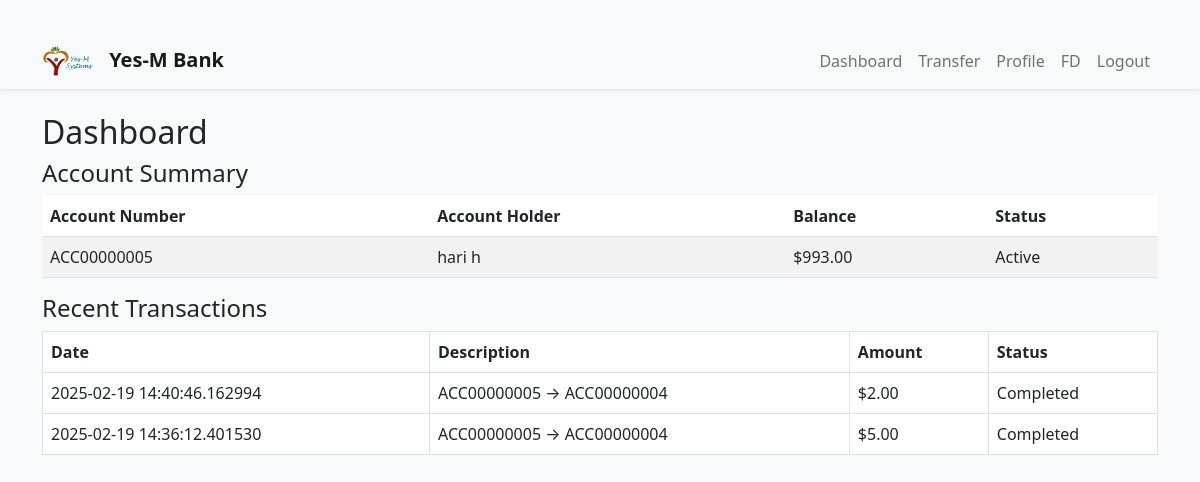
The app's page /dashboard (signed in) with its own data.
### app/models.py (models this page shows)
class Account(db.Model):
    id = db.Column(db.Integer, primary_key=True)
    account_number = db.Column(db.String(20), unique=True, nullable=False)
    balance = db.Column(db.Float, default=0.0)
    user_id = db.Column(db.Integer, db.ForeignKey('user.id'), nullable=False)

class User(UserMixin, db.Model):
    id = db.Column(db.Integer, primary_key=True)
    role = db.Column(db.String(10), nullable=False, default="customer")
    username = db.Column(db.String(64), unique=True, nullable=False)
    email = db.Column(db.String(120), unique=True, nullable=False)
    password = db.Column(db.String(128), nullable=False)
    first_name = db.Column(db.String(50))
    last_name = db.Column(db.String(50))
    last_login = db.Column(db.DateTime, default=datetime.utcnow)
    accounts = db.relationship('Account', backref='owner', lazy=True)

class Transaction(db.Model):
    id = db.Column(db.Integer, primary_key=True)
    from_account = db.Column(db.String(20))
    to_account = db.Column(db.String(20))
    amount = db.Column(db.Float)
    timestamp = db.Column(db.DateTime, default=datetime.utcnow)
    status = db.Column(db.String(20))

### app/dashboard.py (the view)
@dashboard_bp.route("/dashboard")
@login_required
def dashboard():
    accounts = Account.query.filter_by(user_id=current_user.id).all()
    account_numbers = [acc.account_number for acc in accounts]
    transactions = Transaction.query.filter(
        (Transaction.from_account.in_(account_numbers)) |
        (Transaction.to_account.in_(account_numbers))
    ).order_by(Transaction.timestamp.desc()).all()
    return render_template("dashboard.html", accounts=accounts, transactions=transactions)

### app/models.py (called while the page is built)
@login_manager.user_loader
def load_user(user_id):
    return User.query.get(int(user_id))

### templates/dashboard.html (shortened to what this page needs)
{% extends "base.html" %}
{% block content %}
<h2>Dashboard</h2>
<h4>Account Summary</h4>
<table class="table table-striped">
  <thead>
    <tr>
      <th>Account Number</th>
      <th>Account Holder</th>
      <th>Balance</th>
      <th>Status</th>
    </tr>
  </thead>
  <tbody>
    {% for account in accounts %}
    <tr>
      <td>{{ account.account_number }}</td>
      <td>{{ account.owner.first_name }} {{ account.owner.last_name }}</td>
      <td>${{ "{:,.2f}".format(account.balance) }}</td>
      <td>Active</td>
    </tr>
    {% endfor %}
  </tbody>
</table>
<h4>Recent Transactions</h4>
<table class="table table-bordered">
  <thead>
    <tr>
      <th>Date</th>
      <th>Description</th>
      <th>Amount</th>
      <th>Status</th>
    </tr>
  </thead>
  <tbody>
    {% for txn in transactions %}
    <tr>
      <td>{{ txn.timestamp }}</td>
      <td>{{ txn.from_account }} → {{ txn.to_account }}</td>
      <td>${{ "{:,.2f}".format(txn.amount) }}</td>
      <td>{{ txn.status }}</td>
    </tr>
    {% endfor %}
  </tbody>
</table>
{% endblock %}

### static/css/styles.css (style rules this page uses)
body { background-color: #f8f9fa; }
table { background-color: #ffffff; }

### templates/base.html (style rules this page uses)
body { background-color: #f8f9fa; }

### records on screen
Account: account_number "ACC00000005", owner.first_name "hari", owner.last_name "h", balance "993.00"
Transaction: timestamp "2025-02-19 14:40:46.162994", from_account "ACC00000005", to_account "ACC00000004", amount "2.00", status "Completed"
Transaction: timestamp "2025-02-19 14:36:12.401530", from_account "ACC00000005", to_account "ACC00000004", amount "5.00", status "Completed"

### other values on screen
{{ config.SITE_NAME or "Yes-M Bank" }} "Yes-M Bank"
